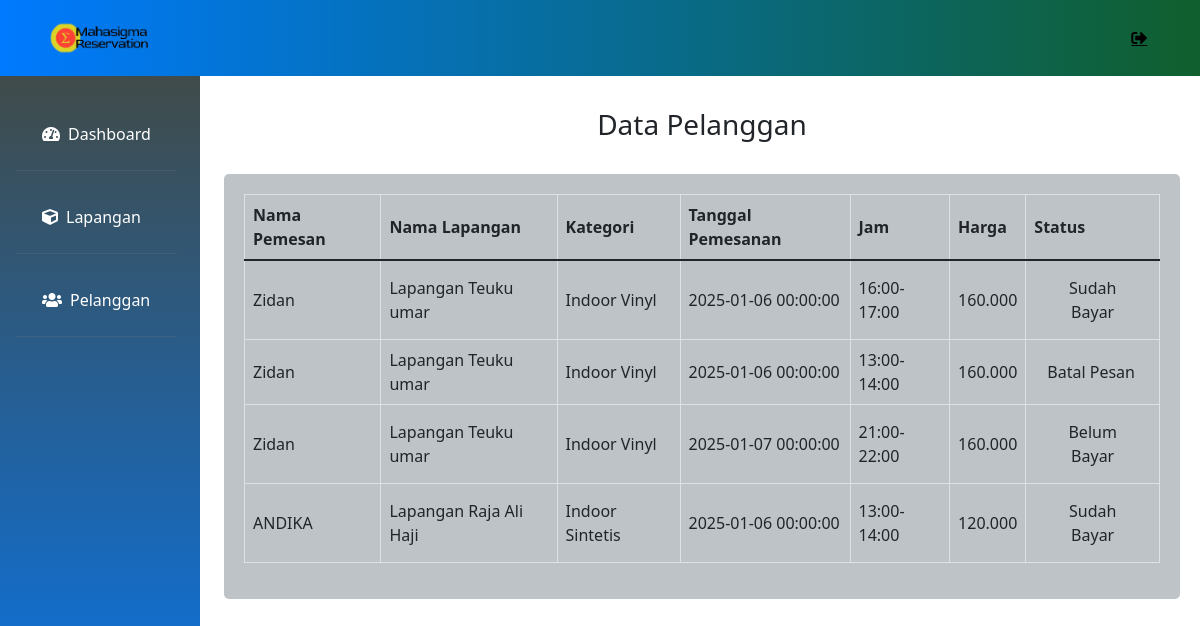
The app's page /pelanggan.php with its own data.
### tables this page shows
CREATE TABLE `pemesan` (
  `id` int(11) NOT NULL,
  `username` varchar(15) NOT NULL,
  `nama_pemesan` varchar(20) NOT NULL,
  `tanggal_pemesanan` datetime NOT NULL,
  `jam` varchar(20) NOT NULL,
  `nama_lapangan` varchar(30) NOT NULL,
  `kategori` varchar(15) NOT NULL,
  `harga` int(11) NOT NULL,
  `gambar` varchar(255) DEFAULT NULL,
  `status_bayar` enum('Belum Bayar','Sudah Bayar','Batal Pesan') DEFAULT 'Belum Bayar'
);

### pelanggan.php (the view, shortened to what this page needs)
<!doctype html>
<html lang="en">
<head>
    <link rel="stylesheet" href="https://cdn.jsdelivr.net/npm/bootstrap@5.1.3/dist/css/bootstrap.min.css">
    <link rel="stylesheet" href="https://cdnjs.cloudflare.com/ajax/libs/font-awesome/5.15.4/css/all.min.css">
</head>
<body>
    <nav class="navbar navbar-expand-lg navbar-light bg-info fixed-top">
        <div class="container-fluid">
            <img alt="logo" class="navbar-brand text-white-fa-2x" height="60"
                src="./image/mahasigma-reservation-high-resolution-logo.png">
            <div class="collapse navbar-collapse" id="navbarSupportedContent">
                <div class="ms-auto d-flex align-items-center">
                    <div class="icon">
                        <a href="logout.php" class="fas fa-sign-out-alt fa-1x me-4 text-black"></a>
                    </div>
                </div>
            </div>
        </div>
    </nav>
    <div class="row g-0 mt-5">
        <div class="col-md-2 bg-info mt-2 pt-5">
            <ul class="nav flex-column ms-3 mb-5">
                <li class="nav-item">
                    <a class="nav-link active text-white" href="dashboard.php"><i
                            class="fas fa-tachometer-alt me-2"></i>Dashboard</a>
                    <hr class="bg-secondary">
                </li>
                <li class="nav-item">
                    <a class="nav-link text-white" href="lapangan.php"><i class="fas fa-cube me-2"></i>Lapangan</a>
                    <hr class="bg-secondary">
                </li>
                <li class="nav-item">
                    <a class="nav-link text-white" href="pelanggan.php"><i class="fas fa-users me-2"></i>Pelanggan</a>
                    <hr class="bg-secondary">
                </li>
            </ul>
        </div>
       <div class="content flex-grow-1 col-md-10">
            <div class="d-flex justify-content-around">
                <h3 class="text-center">Data Pelanggan</h3>
            </div>
            <div class="table-container mt-4">
                <table class="table table-bordered">
                    <thead>
                        <tr>
                            <th>Nama Pemesan</th>
                            <th>Nama Lapangan</th>
                            <th>Kategori</th>
                            <th>Tanggal Pemesanan</th>
                            <th>Jam</th>
                            <th>Harga</th>
                            <th>Status</th>
                        </tr>
                    </thead>
                    <tbody>
                        <?php
                    include 'koneksi.php';
                    $query = mysqli_query($koneksi, "SELECT * FROM pemesan");
                    while ($data = mysqli_fetch_assoc($query)) {
                    ?>
                        <tr>
                            <td><?php echo$data['nama_pemesan']; ?></td>
                            <td><?php echo $data['nama_lapangan']; ?></td>
                            <td><?php echo $data['kategori']; ?></td>
                            <td><?php echo $data['tanggal_pemesanan']; ?></td>
                            <td><?php echo $data['jam']; ?></td>
                            <td><?php echo number_format($data['harga'], 0, ',', '.'); ?></td>
                            <td>
    <button class="btn
        <?php
            if ($data['status_bayar'] == 'Sudah Bayar') {
                echo 'btn';
            } elseif ($data['status_bayar'] == 'Batal Pesan') {
                echo 'btn';
            } else {
                echo 'btn';
            }
        ?> update-status"
        data-id="<?php echo $data['id']; ?>"
        data-status="<?php echo $data['status_bayar']; ?>">
        <?php
            if ($data['status_bayar'] == 'Sudah Bayar') {
                echo 'Sudah Bayar';
            } elseif ($data['status_bayar'] == 'Batal Pesan') {
                echo 'Batal Pesan';
            } else {
                echo 'Belum Bayar';
            }
        ?>
    </button>
</td>
                        </tr>
                        <?php
                    }
                    ?>
                    </tbody>
                </table>
            </div>
        </div>
    </div>
</body>
</html>

### pelanggan.php (style rules this page uses)
.navbar-brand { margin-left: 20px; }
.navbar { background: linear-gradient(to right, #007aff, #105f2d); }
.col-md-2 { background: linear-gradient(to top, #007bff, #424a45); min-height: 100vh; }
.nav { position: fixed; }
.bg-info { position: fixed; }
.nav-link { margin: 10px; }
.content { padding: 20px; margin-top: 40px; margin-left: 17%; width: 50%; }
.table-container { background-color: #bdc3c7; padding: 20px; border-radius: 5px; }
.table th, .table td { vertical-align: middle; }

### records on screen
pemesan: nama_pemesan "Zidan", nama_lapangan "Lapangan Teuku umar", kategori "Indoor Vinyl", tanggal_pemesanan "2025-01-06 00:00:00", jam "16:00-17:00", harga "160.000", status_bayar "Sudah Bayar"
pemesan: nama_pemesan "Zidan", nama_lapangan "Lapangan Teuku umar", kategori "Indoor Vinyl", tanggal_pemesanan "2025-01-06 00:00:00", jam "13:00-14:00", harga "160.000", status_bayar "Batal Pesan"
pemesan: nama_pemesan "Zidan", nama_lapangan "Lapangan Teuku umar", kategori "Indoor Vinyl", tanggal_pemesanan "2025-01-07 00:00:00", jam "21:00-22:00", harga "160.000", status_bayar "Belum Bayar"
pemesan: nama_pemesan "ANDIKA", nama_lapangan "Lapangan Raja Ali Haji", kategori "Indoor Sintetis", tanggal_pemesanan "2025-01-06 00:00:00", jam "13:00-14:00", harga "120.000", status_bayar "Sudah Bayar"
